Frame 1 (no input): blank canvas, image omitted
Frame 60 (no input): blank canvas, image omitted
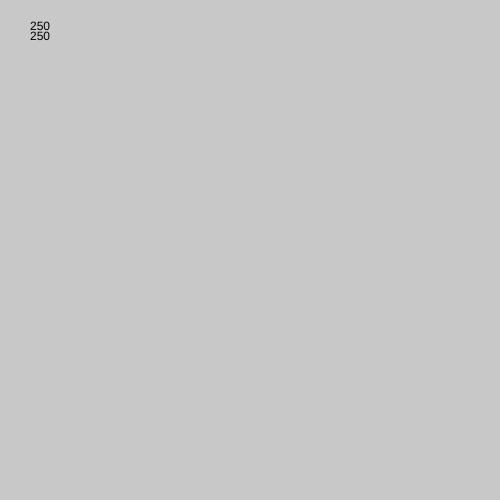
Frame 120 (the mouse pressed at the canvas centre since frame 60)

The p5.js sketch whose frames 1 and 60 were blank and that drew this single picture after the mouse press (run headless with seeded random() and noise() and a simulated clock; from frame 60 on, the mouse is pressed at the canvas centre):

// p5.js sketch
// ── sketch.js
graph = []
let raio
let selV

const CANVAS_HEIGHT = 500
const CANVAS_WIDTH = 500

class Vextex{
  constructor(x,y,l,r){
    this.x = x
    this.y = y
    this.label = l
    this.mode = 'normal'
  }
  
  setMode(m){
    this.mode = m
  }
  
  show(){
    switch(this.mode){
      case 'normal': fill(240); break;
      case 'selected': fill(200); break;
    }
    circle(this.x,this.y,raio*2)
    
    fill(0);
    textAlign(CENTER,CENTER);
    text(this.label,this.x,this.y)
  }
}

function insideCanvas(){
  if(mouseX < 0 || mouseY < 0 || mouseX > CANVAS_WIDTH || mouseY > CANVAS_HEIGHT) return false
  else return true
}

function who(){
  let d
  for(let v of graph){
    d = dist(mouseX, mouseY,v.x, v.y);
    if(d < raio) return v
  }
  return null
}

function mousePressed() {
  selV = who()
  if(selV) selV.mode = 'selected'
}

function mouseReleased(){
  //selV.mode = 'normal'
}

function mouseClicked(){
  if(selV==null && insideCanvas())
    graph.push(new Vextex(mouseX,mouseY,graph.length,raio))
}

function mouseDragged() {
  if(selV){
    selV.x = mouseX
    selV.y = mouseY
  }
}

function displayVextex(){
  for(let x of graph){
    x.show()
  }
}

function setup() {
  createCanvas(CANVAS_WIDTH,CANVAS_HEIGHT);
  //createCanvas(500,500);
  raio = windowHeight*0.025
  selV = null
}

function draw() {
  background(200);
  displayVextex()
  text(mouseX,30,30)
  text(mouseY,30,40)
}
// ── style.css
html, body {
  margin: 0;
  padding: 0;
}
canvas {
  display: block;
}

.menu{
  padding: 5px 5px 10px 5px;
  display: block;
  background: #d0d8d0;
  border: 1px solid black;
}

.btn:focus, .btn::-moz-focus-inner{
  outline:none;
  border:none;
}
.btn{
  /*width: 100;
  height: 100;*/
  font-family: arial;
  font-size:14px;
  text-transform: uppercase;
  font-weight:700;
  border:none;
  padding:10px;
  cursor: pointer;
  display:inline-block;
  text-decoration: none;
}
.btn-green{
  background:green;
  color:#fff;
  box-shadow:0 5px 0 #006000;
}
.btn-green:hover{
  background:#006000;
  box-shadow:0 5px 0 #003f00;
}

.btn-green:active, .btn-purple:active, .btn-red:active{
  position:relative;
  top:5px;
  box-shadow:none;
}
